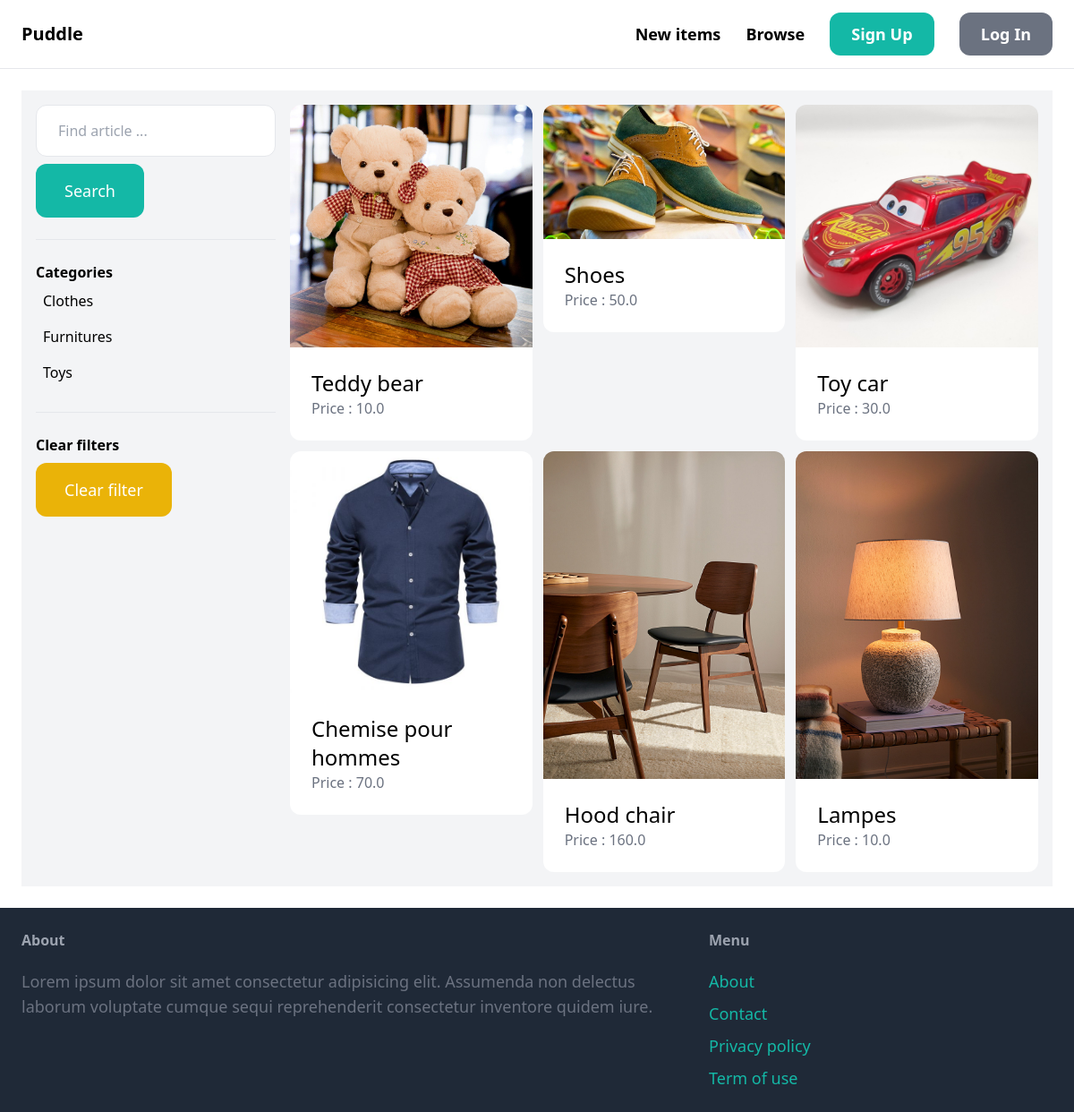
Page /items/ on the earlier database version.
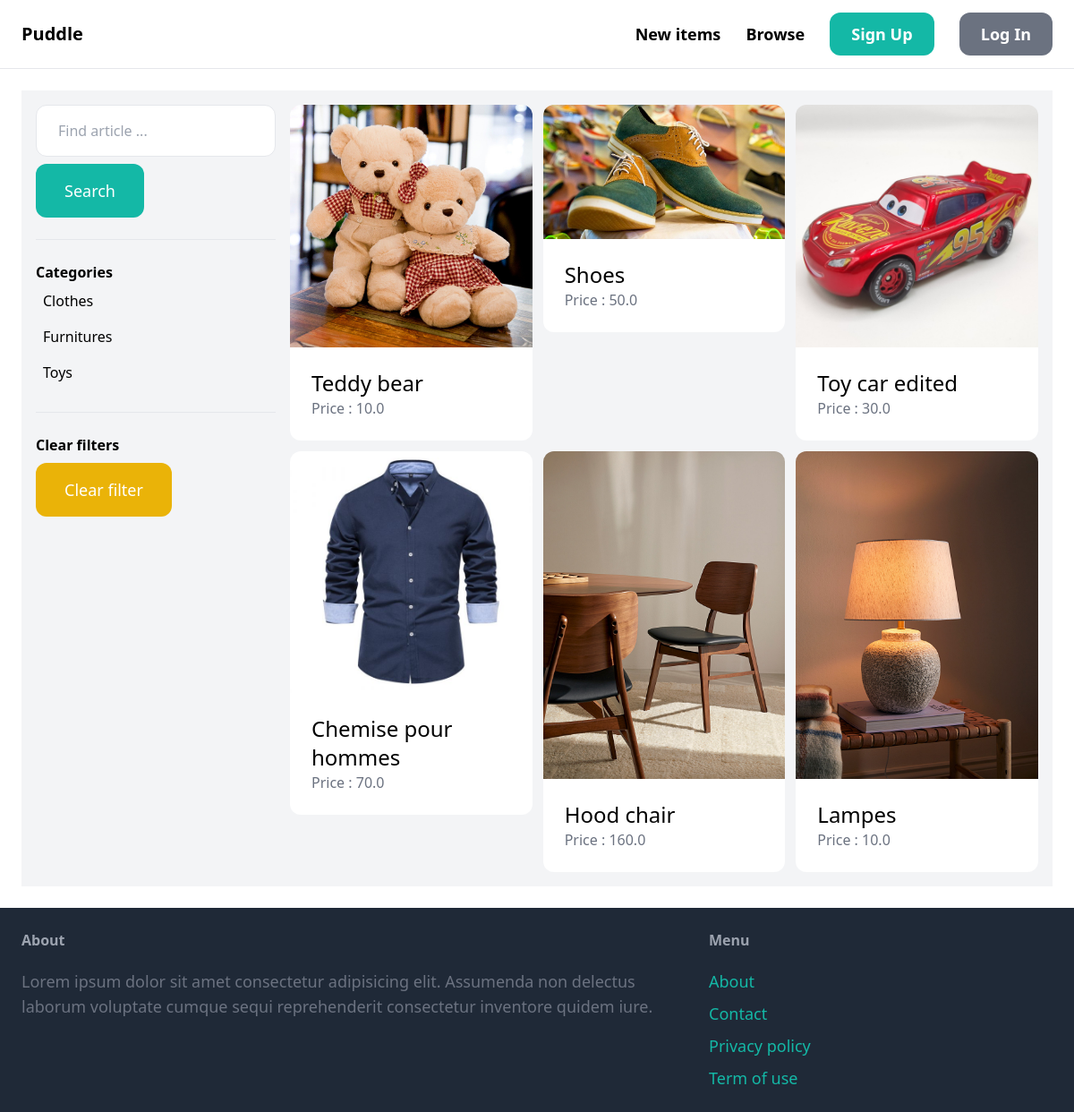
Same page on the later database version.
### item/models.py (models this page shows, shortened)
class Item(models.Model):
    category = models.ForeignKey(Category, related_name='items', on_delete=models.CASCADE)
    name = models.CharField(max_length=255)
    description = models.TextField(blank=True, null=True)
    price = models.FloatField()
    image = models.ImageField(upload_to='item_images', blank=True, null=True)
    is_sold = models.BooleanField(default=False)
    created_at = models.DateTimeField(auto_now_add=True)
    created_by = models.ForeignKey(User, related_name='items', on_delete=models.CASCADE)

### item/views.py (the view)
# urls.py: path('', views.items, name='items'),
def items(request):
    query = request.GET.get('query', '')
    category_id = request.GET.get('category', 0)
    categories =  Category.objects.all()
    items = Item.objects.filter(is_sold=False)
    if category_id:
        items = items.filter(category__id=category_id)
    if query:
        items = items.filter(Q(name__icontains=query) | Q(description__icontains=query))
    return render(request, 'item/items.html',{
        'items': items,
        'query': query,
        'categories': categories,
        'category_id': int(category_id),
    })

### item/templates/item/items.html (shortened to what this page needs)
{% extends 'core/base.html' %}
{% block content %}
    <div class="pb-6 grid grid-cols-4 gap-4 bg-gray-100" style="padding: 1rem;">
        <div class="col-span-1">
            <form action="{% url 'item:items' %}" method="get">
                <input name="query" class="w-full py-4 px-6 border rounded-xl" type="text" value="{{ query }}" placeholder="Find article ...">
                <button class="mt-2 py-4 px-8 text-lg bg-teal-500 text-white rounded-xl">Search</button>
            </form>
            <hr class="my-6">
            <p class="font-semibold">Categories</p>
            <ul>
                {% for category in categories %}
                <li class="py-2 px-2 rounded-xl{% if category.id == category_id %} bg-gray-200 {% endif %}">
                    <a href="{% url 'item:items' %}?query={{ query }}&category={{ category.id }}" >{{ category.name }}</a>
                </li>
                {% endfor %}
            </ul>
            <hr class="my-6">
            <p class="font-semibold">Clear filters</p>
            <ul>
                <li><a href="{% url 'item:items' %}" class="mt-2 py-4 px-8 inline-block bg-yellow-500 text-lg rounded-xl text-white">Clear filter</a></li>
            </ul>
        </div>
        <div class="col-span-3">
            <div class="grid grid-cols-3 gap-3">
                {% for item in items %}
                <div>
                    <a href="{% url 'item:detail' item.id %}">
                        <div>
                            <img src="{{ item.image.url }}" class="rounded-t-xl">
                        </div>
                        <div class="p-6 bg-white rounded-b-xl">
                            <h2 class="text-2xl">{{ item.name }}</h2>
                            <p class="text-gray-500">Price : {{ item.price }}</p>
                        </div>
                    </a>
                </div>
                {% endfor %}
            </div>
        </div>
    </div>
{% endblock %}

Differences in the rows shown:
changed Item: name "Toy car" → "Toy car edited"
